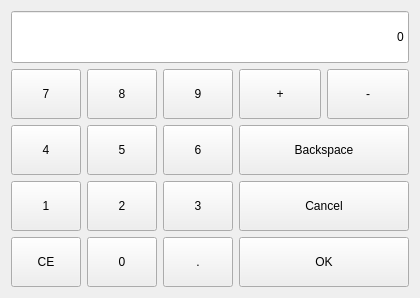
<?xml version="1.0" encoding="UTF-8"?>
<ui version="4.0">
 <class>VirtualNumericKeypadDialog</class>
 <widget class="QDialog" name="VirtualNumericKeypadDialog">
  <property name="geometry">
   <rect>
    <x>0</x>
    <y>0</y>
    <width>420</width>
    <height>298</height>
   </rect>
  </property>
  <property name="windowTitle">
   <string>Keyboard</string>
  </property>
  <property name="windowIcon">
   <iconset resource="../../resource.qrc">
    <normaloff>:/resource/parameter.png</normaloff>:/resource/parameter.png</iconset>
  </property>
  <layout class="QVBoxLayout" name="verticalLayout_2">
   <item>
    <widget class="QLineEdit" name="displayLineEdit">
     <property name="sizePolicy">
      <sizepolicy hsizetype="Expanding" vsizetype="Preferred">
       <horstretch>0</horstretch>
       <verstretch>0</verstretch>
      </sizepolicy>
     </property>
     <property name="minimumSize">
      <size>
       <width>0</width>
       <height>48</height>
      </size>
     </property>
     <property name="focusPolicy">
      <enum>Qt::NoFocus</enum>
     </property>
     <property name="contextMenuPolicy">
      <enum>Qt::DefaultContextMenu</enum>
     </property>
     <property name="layoutDirection">
      <enum>Qt::LeftToRight</enum>
     </property>
     <property name="text">
      <string>0</string>
     </property>
     <property name="alignment">
      <set>Qt::AlignRight|Qt::AlignTrailing|Qt::AlignVCenter</set>
     </property>
    </widget>
   </item>
   <item>
    <layout class="QHBoxLayout" name="horizontalLayout_2">
     <item>
      <layout class="QGridLayout" name="numericLayout">
       <property name="spacing">
        <number>6</number>
       </property>
       <item row="0" column="0">
        <widget class="QToolButton" name="num7ToolButton">
         <property name="sizePolicy">
          <sizepolicy hsizetype="Expanding" vsizetype="Expanding">
           <horstretch>0</horstretch>
           <verstretch>0</verstretch>
          </sizepolicy>
         </property>
         <property name="minimumSize">
          <size>
           <width>70</width>
           <height>50</height>
          </size>
         </property>
         <property name="maximumSize">
          <size>
           <width>70</width>
           <height>50</height>
          </size>
         </property>
         <property name="focusPolicy">
          <enum>Qt::NoFocus</enum>
         </property>
         <property name="text">
          <string notr="true">7</string>
         </property>
         <attribute name="buttonGroup">
          <string notr="true">numericButtonGroup</string>
         </attribute>
        </widget>
       </item>
       <item row="0" column="1">
        <widget class="QToolButton" name="num8ToolButton">
         <property name="sizePolicy">
          <sizepolicy hsizetype="Expanding" vsizetype="Expanding">
           <horstretch>0</horstretch>
           <verstretch>0</verstretch>
          </sizepolicy>
         </property>
         <property name="minimumSize">
          <size>
           <width>70</width>
           <height>50</height>
          </size>
         </property>
         <property name="maximumSize">
          <size>
           <width>70</width>
           <height>50</height>
          </size>
         </property>
         <property name="focusPolicy">
          <enum>Qt::NoFocus</enum>
         </property>
         <property name="text">
          <string notr="true">8</string>
         </property>
         <attribute name="buttonGroup">
          <string notr="true">numericButtonGroup</string>
         </attribute>
        </widget>
       </item>
       <item row="0" column="2">
        <widget class="QToolButton" name="num9ToolButton">
         <property name="sizePolicy">
          <sizepolicy hsizetype="Expanding" vsizetype="Expanding">
           <horstretch>0</horstretch>
           <verstretch>0</verstretch>
          </sizepolicy>
         </property>
         <property name="minimumSize">
          <size>
           <width>70</width>
           <height>50</height>
          </size>
         </property>
         <property name="maximumSize">
          <size>
           <width>70</width>
           <height>50</height>
          </size>
         </property>
         <property name="focusPolicy">
          <enum>Qt::NoFocus</enum>
         </property>
         <property name="text">
          <string notr="true">9</string>
         </property>
         <attribute name="buttonGroup">
          <string notr="true">numericButtonGroup</string>
         </attribute>
        </widget>
       </item>
       <item row="1" column="0">
        <widget class="QToolButton" name="num4ToolButton">
         <property name="sizePolicy">
          <sizepolicy hsizetype="Expanding" vsizetype="Expanding">
           <horstretch>0</horstretch>
           <verstretch>0</verstretch>
          </sizepolicy>
         </property>
         <property name="minimumSize">
          <size>
           <width>70</width>
           <height>50</height>
          </size>
         </property>
         <property name="maximumSize">
          <size>
           <width>70</width>
           <height>50</height>
          </size>
         </property>
         <property name="focusPolicy">
          <enum>Qt::NoFocus</enum>
         </property>
         <property name="text">
          <string notr="true">4</string>
         </property>
         <attribute name="buttonGroup">
          <string notr="true">numericButtonGroup</string>
         </attribute>
        </widget>
       </item>
       <item row="1" column="1">
        <widget class="QToolButton" name="num5ToolButton">
         <property name="sizePolicy">
          <sizepolicy hsizetype="Expanding" vsizetype="Expanding">
           <horstretch>0</horstretch>
           <verstretch>0</verstretch>
          </sizepolicy>
         </property>
         <property name="minimumSize">
          <size>
           <width>70</width>
           <height>50</height>
          </size>
         </property>
         <property name="maximumSize">
          <size>
           <width>70</width>
           <height>50</height>
          </size>
         </property>
         <property name="focusPolicy">
          <enum>Qt::NoFocus</enum>
         </property>
         <property name="text">
          <string notr="true">5</string>
         </property>
         <attribute name="buttonGroup">
          <string notr="true">numericButtonGroup</string>
         </attribute>
        </widget>
       </item>
       <item row="1" column="2">
        <widget class="QToolButton" name="num6ToolButton">
         <property name="sizePolicy">
          <sizepolicy hsizetype="Expanding" vsizetype="Expanding">
           <horstretch>0</horstretch>
           <verstretch>0</verstretch>
          </sizepolicy>
         </property>
         <property name="minimumSize">
          <size>
           <width>70</width>
           <height>50</height>
          </size>
         </property>
         <property name="maximumSize">
          <size>
           <width>70</width>
           <height>50</height>
          </size>
         </property>
         <property name="focusPolicy">
          <enum>Qt::NoFocus</enum>
         </property>
         <property name="text">
          <string notr="true">6</string>
         </property>
         <attribute name="buttonGroup">
          <string notr="true">numericButtonGroup</string>
         </attribute>
        </widget>
       </item>
       <item row="2" column="0">
        <widget class="QToolButton" name="num1ToolButton">
         <property name="sizePolicy">
          <sizepolicy hsizetype="Expanding" vsizetype="Expanding">
           <horstretch>0</horstretch>
           <verstretch>0</verstretch>
          </sizepolicy>
         </property>
         <property name="minimumSize">
          <size>
           <width>70</width>
           <height>50</height>
          </size>
         </property>
         <property name="maximumSize">
          <size>
           <width>70</width>
           <height>50</height>
          </size>
         </property>
         <property name="focusPolicy">
          <enum>Qt::NoFocus</enum>
         </property>
         <property name="text">
          <string notr="true">1</string>
         </property>
         <attribute name="buttonGroup">
          <string notr="true">numericButtonGroup</string>
         </attribute>
        </widget>
       </item>
       <item row="2" column="1">
        <widget class="QToolButton" name="num2ToolButton">
         <property name="sizePolicy">
          <sizepolicy hsizetype="Expanding" vsizetype="Expanding">
           <horstretch>0</horstretch>
           <verstretch>0</verstretch>
          </sizepolicy>
         </property>
         <property name="minimumSize">
          <size>
           <width>70</width>
           <height>50</height>
          </size>
         </property>
         <property name="maximumSize">
          <size>
           <width>70</width>
           <height>50</height>
          </size>
         </property>
         <property name="focusPolicy">
          <enum>Qt::NoFocus</enum>
         </property>
         <property name="text">
          <string notr="true">2</string>
         </property>
         <attribute name="buttonGroup">
          <string notr="true">numericButtonGroup</string>
         </attribute>
        </widget>
       </item>
       <item row="2" column="2">
        <widget class="QToolButton" name="num3ToolButton">
         <property name="sizePolicy">
          <sizepolicy hsizetype="Expanding" vsizetype="Expanding">
           <horstretch>0</horstretch>
           <verstretch>0</verstretch>
          </sizepolicy>
         </property>
         <property name="minimumSize">
          <size>
           <width>70</width>
           <height>50</height>
          </size>
         </property>
         <property name="maximumSize">
          <size>
           <width>70</width>
           <height>50</height>
          </size>
         </property>
         <property name="focusPolicy">
          <enum>Qt::NoFocus</enum>
         </property>
         <property name="text">
          <string notr="true">3</string>
         </property>
         <attribute name="buttonGroup">
          <string notr="true">numericButtonGroup</string>
         </attribute>
        </widget>
       </item>
       <item row="3" column="0">
        <widget class="QToolButton" name="clearToolButton">
         <property name="sizePolicy">
          <sizepolicy hsizetype="Expanding" vsizetype="Expanding">
           <horstretch>0</horstretch>
           <verstretch>0</verstretch>
          </sizepolicy>
         </property>
         <property name="minimumSize">
          <size>
           <width>70</width>
           <height>50</height>
          </size>
         </property>
         <property name="maximumSize">
          <size>
           <width>70</width>
           <height>50</height>
          </size>
         </property>
         <property name="focusPolicy">
          <enum>Qt::NoFocus</enum>
         </property>
         <property name="text">
          <string>CE</string>
         </property>
        </widget>
       </item>
       <item row="3" column="1">
        <widget class="QToolButton" name="num0ToolButton">
         <property name="sizePolicy">
          <sizepolicy hsizetype="Expanding" vsizetype="Expanding">
           <horstretch>0</horstretch>
           <verstretch>0</verstretch>
          </sizepolicy>
         </property>
         <property name="minimumSize">
          <size>
           <width>70</width>
           <height>50</height>
          </size>
         </property>
         <property name="maximumSize">
          <size>
           <width>70</width>
           <height>50</height>
          </size>
         </property>
         <property name="focusPolicy">
          <enum>Qt::NoFocus</enum>
         </property>
         <property name="text">
          <string notr="true">0</string>
         </property>
         <attribute name="buttonGroup">
          <string notr="true">numericButtonGroup</string>
         </attribute>
        </widget>
       </item>
       <item row="3" column="2">
        <widget class="QToolButton" name="pointToolButton">
         <property name="sizePolicy">
          <sizepolicy hsizetype="Expanding" vsizetype="Expanding">
           <horstretch>0</horstretch>
           <verstretch>0</verstretch>
          </sizepolicy>
         </property>
         <property name="minimumSize">
          <size>
           <width>70</width>
           <height>50</height>
          </size>
         </property>
         <property name="maximumSize">
          <size>
           <width>70</width>
           <height>50</height>
          </size>
         </property>
         <property name="focusPolicy">
          <enum>Qt::NoFocus</enum>
         </property>
         <property name="text">
          <string>.</string>
         </property>
         <attribute name="buttonGroup">
          <string notr="true">numericButtonGroup</string>
         </attribute>
        </widget>
       </item>
      </layout>
     </item>
     <item>
      <layout class="QVBoxLayout" name="verticalLayout">
       <item>
        <layout class="QHBoxLayout" name="horizontalLayout">
         <item>
          <widget class="QPushButton" name="addButton">
           <property name="sizePolicy">
            <sizepolicy hsizetype="Preferred" vsizetype="Preferred">
             <horstretch>0</horstretch>
             <verstretch>0</verstretch>
            </sizepolicy>
           </property>
           <property name="minimumSize">
            <size>
             <width>0</width>
             <height>50</height>
            </size>
           </property>
           <property name="maximumSize">
            <size>
             <width>16777215</width>
             <height>50</height>
            </size>
           </property>
           <property name="focusPolicy">
            <enum>Qt::NoFocus</enum>
           </property>
           <property name="text">
            <string notr="true">+</string>
           </property>
          </widget>
         </item>
         <item>
          <widget class="QPushButton" name="minusToolButton">
           <property name="sizePolicy">
            <sizepolicy hsizetype="Preferred" vsizetype="Preferred">
             <horstretch>0</horstretch>
             <verstretch>0</verstretch>
            </sizepolicy>
           </property>
           <property name="minimumSize">
            <size>
             <width>0</width>
             <height>50</height>
            </size>
           </property>
           <property name="maximumSize">
            <size>
             <width>16777215</width>
             <height>50</height>
            </size>
           </property>
           <property name="focusPolicy">
            <enum>Qt::NoFocus</enum>
           </property>
           <property name="text">
            <string notr="true">-</string>
           </property>
          </widget>
         </item>
        </layout>
       </item>
       <item>
        <widget class="QPushButton" name="backspaceToolButton">
         <property name="sizePolicy">
          <sizepolicy hsizetype="Expanding" vsizetype="Expanding">
           <horstretch>0</horstretch>
           <verstretch>0</verstretch>
          </sizepolicy>
         </property>
         <property name="minimumSize">
          <size>
           <width>0</width>
           <height>50</height>
          </size>
         </property>
         <property name="maximumSize">
          <size>
           <width>16777215</width>
           <height>50</height>
          </size>
         </property>
         <property name="focusPolicy">
          <enum>Qt::NoFocus</enum>
         </property>
         <property name="text">
          <string>Backspace</string>
         </property>
        </widget>
       </item>
       <item>
        <widget class="QPushButton" name="cancelToolButton">
         <property name="sizePolicy">
          <sizepolicy hsizetype="Expanding" vsizetype="Expanding">
           <horstretch>0</horstretch>
           <verstretch>0</verstretch>
          </sizepolicy>
         </property>
         <property name="minimumSize">
          <size>
           <width>0</width>
           <height>50</height>
          </size>
         </property>
         <property name="maximumSize">
          <size>
           <width>16777215</width>
           <height>50</height>
          </size>
         </property>
         <property name="focusPolicy">
          <enum>Qt::NoFocus</enum>
         </property>
         <property name="text">
          <string>Cancel</string>
         </property>
        </widget>
       </item>
       <item>
        <widget class="QPushButton" name="okToolButton">
         <property name="sizePolicy">
          <sizepolicy hsizetype="Expanding" vsizetype="Expanding">
           <horstretch>0</horstretch>
           <verstretch>0</verstretch>
          </sizepolicy>
         </property>
         <property name="minimumSize">
          <size>
           <width>0</width>
           <height>50</height>
          </size>
         </property>
         <property name="maximumSize">
          <size>
           <width>16777215</width>
           <height>50</height>
          </size>
         </property>
         <property name="focusPolicy">
          <enum>Qt::NoFocus</enum>
         </property>
         <property name="text">
          <string>OK</string>
         </property>
        </widget>
       </item>
      </layout>
     </item>
    </layout>
   </item>
  </layout>
 </widget>
 <resources>
  <include location="../../resource.qrc"/>
 </resources>
 <connections/>
 <buttongroups>
  <buttongroup name="numericButtonGroup"/>
 </buttongroups>
</ui>
